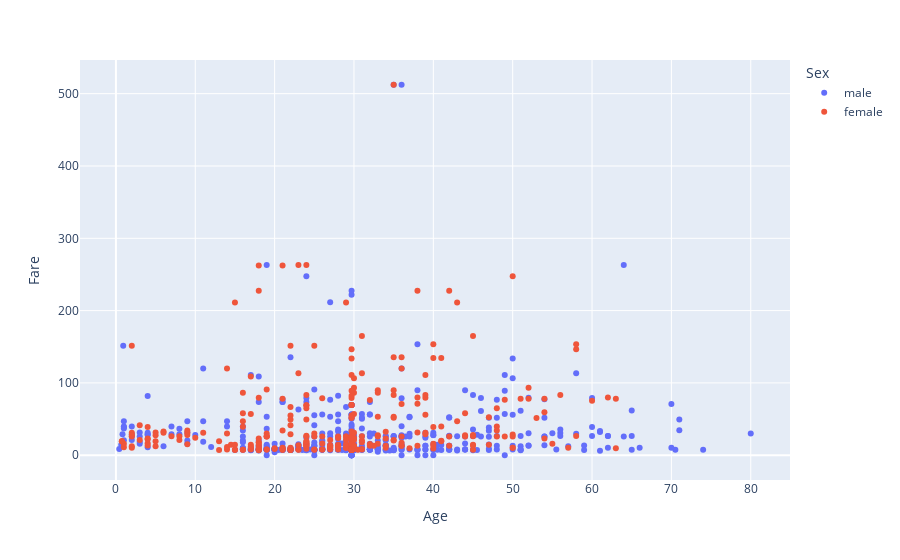

This figure's notebook cell:
### Code cell
px.scatter(data_train, y='Fare', x = 'Age',
            color = 'Sex'
            )

### Figure 1 — Plotly figure (JSON) as saved in the notebook; plotly's stock layout.template omitted (floating-point values rounded to 4 significant figures; data arrays with more than 128 entries replaced by an {"elided": "..."} marker saying what was removed)
{"data": [{"hovertemplate": "Sex=male<br>Age=%{x}<br>Fare=%{y}<extra></extra>", "legendgroup": "male", "marker": {"color": "#636efa", "symbol": "circle"}, "mode": "markers", "name": "male", "orientation": "v", "showlegend": true, "type": "scatter", "x": {"elided": "577 float values"}, "xaxis": "x", "y": {"elided": "577 float values"}, "yaxis": "y"}, {"hovertemplate": "Sex=female<br>Age=%{x}<br>Fare=%{y}<extra></extra>", "legendgroup": "female", "marker": {"color": "#EF553B", "symbol": "circle"}, "mode": "markers", "name": "female", "orientation": "v", "showlegend": true, "type": "scatter", "x": {"elided": "314 float values"}, "xaxis": "x", "y": {"elided": "314 float values"}, "yaxis": "y"}], "layout": {"legend": {"title": {"text": "Sex"}, "tracegroupgap": 0}, "margin": {"t": 60}, "xaxis": {"anchor": "y", "domain": [0, 1], "title": {"text": "Age"}}, "yaxis": {"anchor": "x", "domain": [0, 1], "title": {"text": "Fare"}}}}
